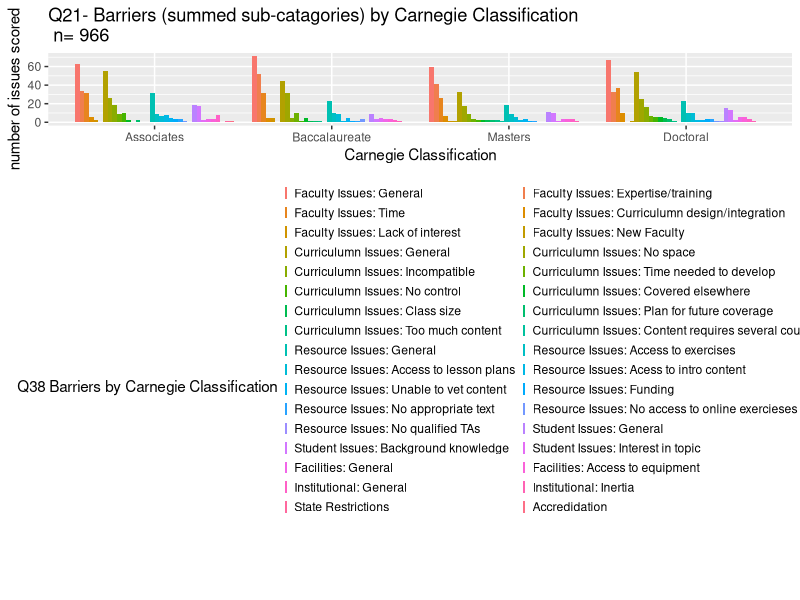
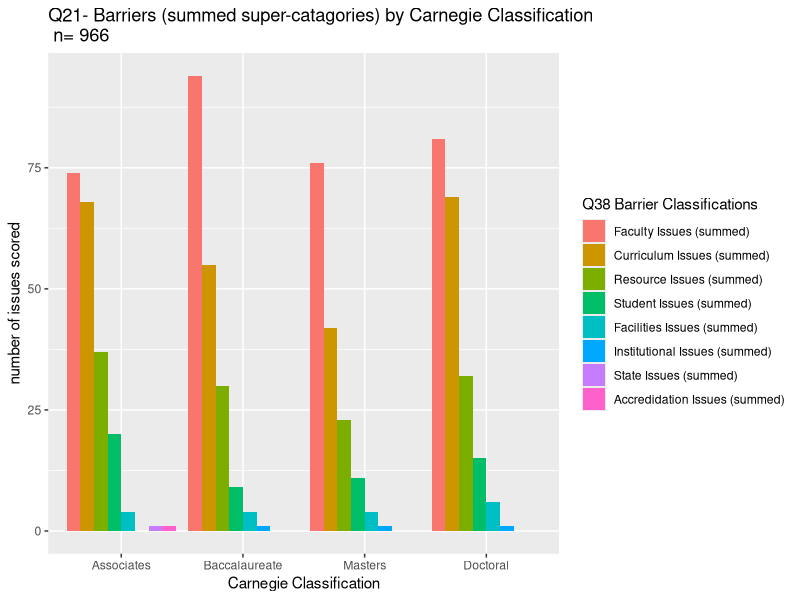
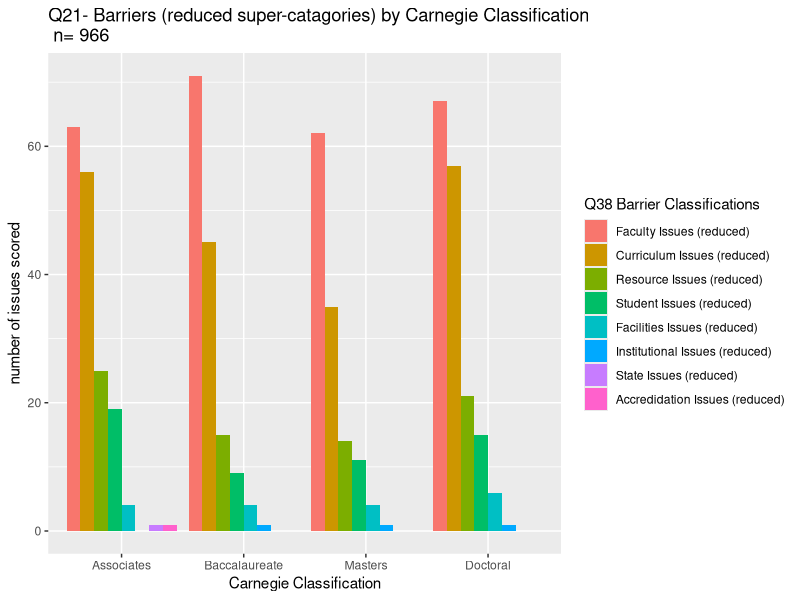
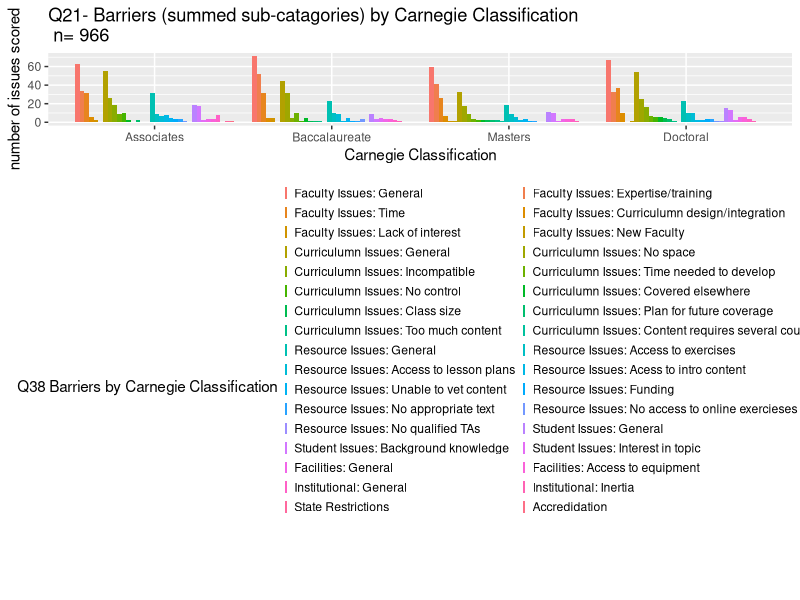
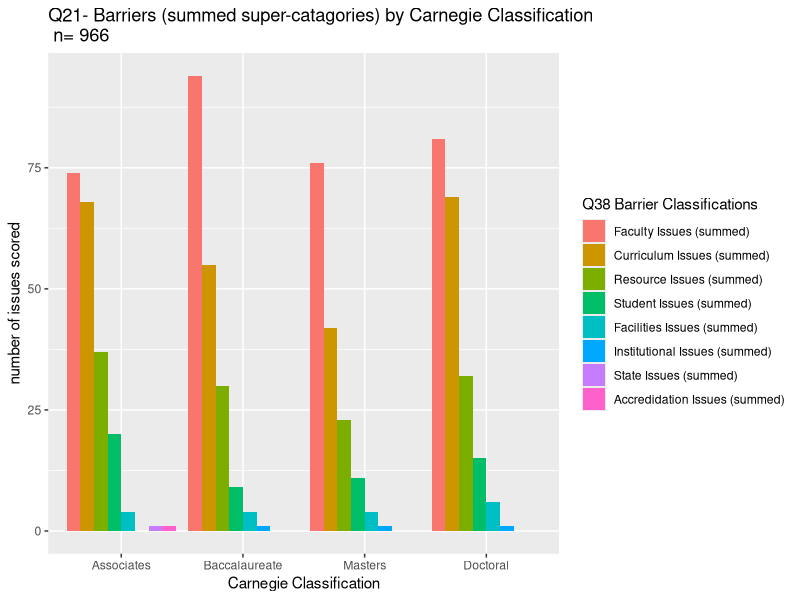
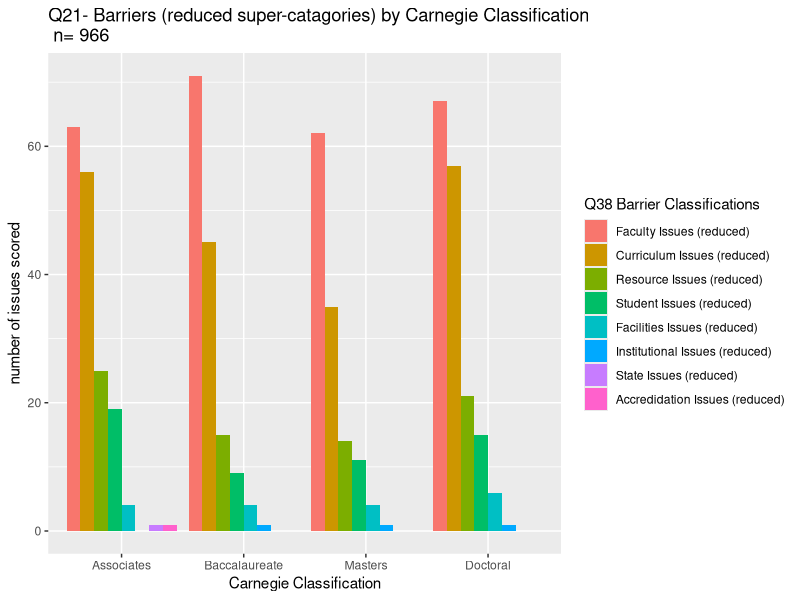
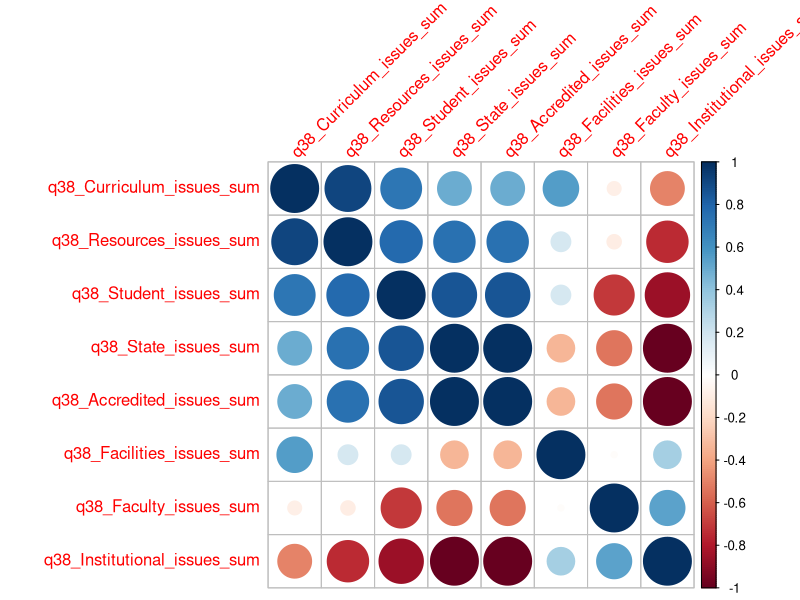

Write the R code that produced these figures, in order.
#Plots and analysis of barriers (q38) by carnegie classification (q21)
require(ggplot2)
require(tidyverse)
require(reshape2)
require(corrplot)

#Create folder and start a ReadMe for this analysis
dir.create("./output_tables/analysis_of_barriers_q38_by_carnegie_q21/", recursive = TRUE)
dir.create("./output_plots/analysis_of_barriers_q38_by_carnegie_q21/", recursive = TRUE)
readme <- "./output_tables/analysis_of_barriers_q38_by_carnegie_q21/ReadMe.md"
write("#ReadMe",readme)
write(R.version.string, readme, append = TRUE)

#load dataframe
df <- read_csv("decoded_df.csv")
write("\n Input for script:decoded_df.csv", readme, append = TRUE )

# remove any non-US respondants

countries <- c("United States","Puerto Rico")
df <- df%>%
  filter(Country_Country %in% countries )
write("\n input dataframe was filtered to include only US and Puerto Rico", readme, append = TRUE )

#calculate n for this filtering

question_responses = c("1_Associate's College",
                       "2_Baccalaureate College",
                       "3_Master's (Small, Medium, Large)",
                       "4_Doctoral University (High, Higher, Highest Research Activity)")

overall_n = df%>%
  filter(df$Q21_What.is.the.Carnegie.classification.of.your.institution. %in% question_responses)%>%
  count()
overall_n <- overall_n$n
write(paste("### Value of n for this analysis is the number of respondants who
            declared a Carnegie classification. n=",overall_n), readme, append = TRUE)

#Carnegie Data Frame

#Generate summary stats for raw scored sub-catagories

scored_sub_catagories <- df%>%
  select(Q38_Faculty.Issues...General, 
         Q38_Faculty.Issue...No.Expertise..Training, 
         Q38_Faculty.Issue...Time, 
         Q38_Faculty.Issue...Does.not.know.how.to.design.curricula.or.incorporate.with.existing.curriculum, 
         Q38_Faculty.Issue...Lack.of.Faculty.interest.at.Institution, 
         Q38_Faculty.Issues...Faculty.is.new.to.current.Dept, 
         Q38_Curriculum.Issues...General, 
         Q38_Curriculum.Issue...Course.Load.Full..No.time.space.for.Content, 
         Q38_Curric.Issues...Does.not.Fit.into.current.Current.Course.Structure, 
         Q38_Curriculum.Issue...Time.for.Curriculum.Development, 
         Q38_Curric.Issues...Lack.of.Curric.Control.not.in.curent.Curric., 
         Q38_Curric.Issues...Bioinf..Taught.in.other.courses.at.institution, 
         Q38_Curric.Issue...Class.Size, 
         Q38_Curric.Issues...Plans.to.teach.Bioinf..In.the.future..but.not.currently.available., 
         Q38_Curric.Issue...Bioinfo.Conent.too.Massive, 
         Q38_Curric.Issues...Content.needs.to.be.introduced.in.multiple.courses,
         Q38_Resource.Issues...General, 
         Q38_Resources...Access.to.Quality.Exercises..Content, 
         Q38_Resources...Access.to.developed.Bioinf.Lesson.Plans.Bioinf.Curric,
         Q38_Resources...Access.to.Approp.Introductory.Content, 
         Q38_Resources...Unable.to.identify.access.best.current.Bioinf.material, 
         Q38_Resource.Issues...Funding, 
         Q38_Resource.Issues...Not.available.in.course.textbook, 
         Q38_Resource.Issues...Access.to.Quality.Online.Exerices.Conent, 
         Q38_Resource.Issues..TA.s.lack.approp.skils,
         Q38_Student.Issues...General, 
         Q38_Student.Issues...UG.Students.Lack.Approp.Background.Knowledge, 
         Q38_Student.Issues...Lack.of.interest.in.topic,
         Q38_Facilities.Issues...General, 
         Q38_Facilities.Issue..Access.to.Appropriate.Facilities..Equipment,
         Q38_Inst.Dept..Support...General, 
         Q38_Inst.Dept.Issues...Institutional.Inertia, 
         Q38_State.restrictions, 
         Q38_Not.accredited,
         Q21_What.is.the.Carnegie.classification.of.your.institution.)

scored_sub_Assoc <- scored_sub_catagories%>%
  filter(Q21_What.is.the.Carnegie.classification.of.your.institution. == "1_Associate's College")%>%
  mutate_if(is.character,as.numeric)%>%
  colSums()

scored_sub_Bacca<- scored_sub_catagories%>%
  filter(Q21_What.is.the.Carnegie.classification.of.your.institution. == "2_Baccalaureate College")%>%
  mutate_if(is.character,as.numeric)%>%
  colSums()

scored_sub_Master<- scored_sub_catagories%>%
  filter(Q21_What.is.the.Carnegie.classification.of.your.institution. == "3_Master's (Small, Medium, Large)")%>%
  mutate_if(is.character,as.numeric)%>%
  colSums()

scored_sub_Doc<- scored_sub_catagories%>%
  filter(Q21_What.is.the.Carnegie.classification.of.your.institution. == "4_Doctoral University (High, Higher, Highest Research Activity)")%>%
  mutate_if(is.character,as.numeric)%>%
  colSums()

raw_scored_df <- data.frame(scored_sub_Assoc[1:34],
                            scored_sub_Bacca[1:34], 
                            scored_sub_Master[1:34], 
                            scored_sub_Doc[1:34])

write.csv(raw_scored_df, file = "./output_tables/analysis_of_barriers_q38_by_carnegie_q21/q38_by_q21_counts_by_sub_categories.csv" )
write("\n## q38_by_q21_counts_by_sub_categories.csv \n contains the sum of responses 
      for all scored sub-categories where respondants indicated their Carnegie classification.\n 
      Users who gave an answer to q38 but did not indicate a Carnegie categories or who were 
      unsure are removed", readme, append = TRUE )


#transpose the dataframe and restore its dataframeness
transposed_raw_scored_df <- t(raw_scored_df)
raw_scored_totals_df <- data.frame(transposed_raw_scored_df)

# create a df containing the chi-squared values
raw_scored_totals_chi <- rbind(raw_scored_totals_df,sapply(raw_scored_totals_df,chisq.test,simulate.p.value = TRUE)[3,])
rownames(raw_scored_totals_chi)[5] <- "chiValues"

#generate table of chivalues
melted_raw_scored_totals_chi <- melt(as.matrix(raw_scored_totals_chi))
write.csv(melted_raw_scored_totals_chi,file= "./output_tables/analysis_of_barriers_q38_by_carnegie_q21/q38_by_21_counts_and_chi_barriers_by_sub_catagory.csv")
write("\n## q38_by_21_counts_and_chi_barriers_by_sub_catagory.csv \n contains the sum of responses 
      for all scored sub-categories where respondents indicated their Carnegie classification. \n 
      Users who gave an answer to q38 but did not indicate a Carnegie categories or who were unsure 
      are removed. \n chisq.test from the R stats package; simulate.p.value = TRUE to account for small
      values of n", readme, append = TRUE )

#write a table that outputs sig chivalues for sub-catagories by Carnegie classification
melted_raw_scored_totals_chi %>%
  filter(Var1 == "chiValues")%>%
  filter(value <= 0.05)%>%
  write.csv(,file= "./output_tables/analysis_of_barriers_q38_by_carnegie_q21/q38_by_21_signifigant_barriers_by_sub_catagory.csv")

write("\n## q38_by_21_signifigant_barriers_by_sub_catagory.csv\n 
      contains chisq.test values from **q38_by_21_signifigant_barriers_by_sub_catagory.csv** that were 
      0.05 or less.", readme, append = TRUE )

#melt the dataframe using reshape - do as matrix to preserve row names
melted_raw_scored_totals_df <- melt(as.matrix(raw_scored_totals_df))

#plot the raw score values

positions = c("scored_sub_Assoc.1.34.",
              "scored_sub_Bacca.1.34.",
              "scored_sub_Master.1.34.",
              "scored_sub_Doc.1.34.")
categories = c ("Associates", 
                "Baccalaureate",
                "Masters",
                "Doctoral")
legend_labels = c("Faculty Issues: General",
                  "Faculty Issues: Expertise/training", 
                  "Faculty Issues: Time",
                  "Faculty Issues: Curriculumn design/integration",
                  "Faculty Issues: Lack of interest",
                  "Faculty Issues: New Faculty",
                  "Curriculumn Issues: General",
                  "Curriculumn Issues: No space",
                  "Curriculumn Issues: Incompatible",
                  "Curriculumn Issues: Time needed to develop",
                  "Curriculumn Issues: No control",
                  "Curriculumn Issues: Covered elsewhere",
                  "Curriculumn Issues: Class size",
                  "Curriculumn Issues: Plan for future coverage",
                  "Curriculumn Issues: Too much content",
                  "Curriculumn Issues: Content requires several courses",
                  "Resource Issues: General",
                  "Resource Issues: Access to exercises",
                  "Resource Issues: Access to lesson plans",
                  "Resource Issues: Acess to intro content",
                  "Resource Issues: Unable to vet content",
                  "Resource Issues: Funding",
                  "Resource Issues: No appropriate text",
                  "Resource Issues: No access to online exercieses",
                  "Resource Issues: No qualified TAs",
                  "Student Issues: General",
                  "Student Issues: Background knowledge",
                  "Student Issues: Interest in topic",
                  "Facilities: General",
                  "Facilities: Access to equipment",
                  "Institutional: General",
                  "Institutional: Inertia",
                  "State Restrictions", 
                  "Accredidation")

melted_raw_scored_totals_df%>%
  ggplot()+
  aes(x= Var1, y = value, fill = Var2)+
  geom_bar(stat="identity", position = "dodge")+
  xlab("Carnegie Classification")+
  ylab("number of issues scored")+
  scale_x_discrete(limits = positions, labels = categories )+
  scale_fill_discrete(name= "Q38 Barriers by Carnegie Classification", labels = legend_labels)+
  ggtitle(paste("Q21- Barriers (summed sub-catagories) by Carnegie Classification \n n=",overall_n))+
  theme(legend.position="bottom")+
  theme(legend.key=element_blank(), legend.key.size=unit(1,"point"))+
  guides(fill=guide_legend(nrow=25,byrow=TRUE))
 

ggsave("./output_plots/analysis_of_barriers_q38_by_carnegie_q21/q38_barriers_summed_by_carnegie_classification_sub_cats.png")


#Generate a sum by carnegie catagory for each of the barrier summed super-catagories
Assoc_var_summed <- df%>%
  select(q38_Faculty_issues_sum, 
         q38_Curriculum_issues_sum, 
         q38_Resources_issues_sum, 
         q38_Student_issues_sum, 
         q38_Facilities_issues_sum, 
         q38_Institutional_issues_sum, 
         q38_State_issues_sum, 
         q38_Accredited_issues_sum, 
         Q21_What.is.the.Carnegie.classification.of.your.institution.)%>%
  filter(Q21_What.is.the.Carnegie.classification.of.your.institution. == "1_Associate's College")%>%
  mutate_if(is.character,as.numeric)%>%
  colSums()


Bacca_var_summed <- df%>%
  select(q38_Faculty_issues_sum, 
         q38_Curriculum_issues_sum, 
         q38_Resources_issues_sum, 
         q38_Student_issues_sum, 
         q38_Facilities_issues_sum, 
         q38_Institutional_issues_sum, 
         q38_State_issues_sum, 
         q38_Accredited_issues_sum, 
         Q21_What.is.the.Carnegie.classification.of.your.institution.)%>%
  filter(Q21_What.is.the.Carnegie.classification.of.your.institution. == "2_Baccalaureate College")%>%
  mutate_if(is.character,as.numeric)%>%
  colSums()

Master_var_summed <- df%>%
  select(q38_Faculty_issues_sum, 
         q38_Curriculum_issues_sum, 
         q38_Resources_issues_sum, 
         q38_Student_issues_sum, 
         q38_Facilities_issues_sum, 
         q38_Institutional_issues_sum, 
         q38_State_issues_sum, 
         q38_Accredited_issues_sum, 
         Q21_What.is.the.Carnegie.classification.of.your.institution.)%>%
  filter(Q21_What.is.the.Carnegie.classification.of.your.institution. == "3_Master's (Small, Medium, Large)")%>%
  mutate_if(is.character,as.numeric)%>%
  colSums()

Doc_var_summed<- df%>%
  select(q38_Faculty_issues_sum, 
         q38_Curriculum_issues_sum, 
         q38_Resources_issues_sum, 
         q38_Student_issues_sum, 
         q38_Facilities_issues_sum, 
         q38_Institutional_issues_sum, 
         q38_State_issues_sum, 
         q38_Accredited_issues_sum, 
         Q21_What.is.the.Carnegie.classification.of.your.institution.)%>%
  filter(Q21_What.is.the.Carnegie.classification.of.your.institution. == "4_Doctoral University (High, Higher, Highest Research Activity)")%>%
  mutate_if(is.character,as.numeric)%>%
  colSums()

#create a data frame from the sums
q21_q38_summed_df <- data.frame(Assoc_var_summed[1:8],
                       Bacca_var_summed[1:8],
                       Doc_var_summed[1:8],
                       Master_var_summed[1:8])


write.csv(q21_q38_summed_df, file = "./output_tables/analysis_of_barriers_q38_by_carnegie_q21/q38_by_q21_counts_by_summed_super_categories.csv" )
write("\n## q38_by_q21_counts_by_summed_super_categories.csv\n contains the sum of responses 
      for all scored super-categories where respondants indicated their Carnegie classification.\n 
      Users who gave an answer to q38 but did not indicate a Carnegie categories or who were 
      unsure are removed", readme, append = TRUE )


#transpose the dataframe and restore its dataframeness
q21_q38_summed_df <- t(q21_q38_summed_df)
q21_q38_summed_df <- data.frame(q21_q38_summed_df)

# create a df containing the chi-squared values
q21_q38_summed_df_chi <- rbind(q21_q38_summed_df,sapply(q21_q38_summed_df,chisq.test,simulate.p.value = TRUE)[3,])
rownames(q21_q38_summed_df_chi)[5] <- "chiValues"

#melt the dataframe using reshape - do as matrix to preserve row names
melted_q21_q38_summed_df_chi <- melt(as.matrix(q21_q38_summed_df_chi))
write.csv(melted_q21_q38_summed_df_chi,file= "./output_tables/analysis_of_barriers_q38_by_carnegie_q21/q38_by_21_counts_and_chi_barriers_by_super_catagory.csv")
write("\n## q38_by_21_counts_and_chi_barriers_by_super_catagory.csv \n contains the sum of responses 
      for all scored super-categories where respondents indicated their Carnegie classification. \n 
      Users who gave an answer to q38 but did not indicate a Carnegie categories or who were unsure 
      are removed. \n chisq.test from the R stats package; simulate.p.value = TRUE to account for small
      values of n", readme, append = TRUE )

#write a table that outputs sig chivalues for super catagories by Carnegie classification
melted_q21_q38_summed_df_chi %>%
  filter(Var1 == "chiValues")%>%
  filter(value <= 0.05)%>%
  write.csv(,file= "./output_tables/analysis_of_barriers_q38_by_carnegie_q21/q38_by_21_signifigant_barriers_by_summed_super_catagory.csv")

write("\n## q38_by_21_signifigant_barriers_by_summed_super_catagory.csv\n 
      contains chisq.test values from **q38_by_21_counts_and_chi_barriers_by_super_catagory.csv** that were 
      0.05 or less.", readme, append = TRUE )


#melt the dataframe using reshape - do as matrix to preserve row names
melted_q21_q38_summed_df <- melt(as.matrix(q21_q38_summed_df))

# Plot the barrier totals by summed super catagories

positions = c("Assoc_var_summed.1.8.",
              "Bacca_var_summed.1.8.",
              "Master_var_summed.1.8.",
              "Doc_var_summed.1.8.")
categories = c ("Associates", 
                "Baccalaureate",
                "Masters",
                "Doctoral")
legend_labels = c ("Faculty Issues (summed)",
                   "Curriculum Issues (summed)",
                   "Resource Issues (summed)",
                   "Student Issues (summed)",
                   "Facilities Issues (summed)",
                   "Institutional Issues (summed)",
                   "State Issues (summed)",
                   "Accredidation Issues (summed)")
melted_q21_q38_summed_df%>%
  ggplot()+
  aes(x= Var1, y = value, fill = Var2)+
  geom_bar(stat="identity", position = "dodge")+
  scale_x_discrete(limits = positions, labels = categories )+
  scale_fill_discrete(name="Q38 Barrier Classifications", labels = legend_labels)+
  xlab("Carnegie Classification")+
  ylab("number of issues scored")+
  ggtitle(paste("Q21- Barriers (summed super-catagories) by Carnegie Classification\n n=",overall_n))
ggsave("./output_plots/analysis_of_barriers_q38_by_carnegie_q21/q38_barriers_summed_by_carnegie_classification.png")


#Generate a sum by carnegie catagory for each of the barrier reduced super-catagories
Assoc_var_reduced <- df%>%
  select(q38_Faculty_issues_reduced, 
         q38_Curriculum_issues_reduced, 
         q38_Resources_issues_reduced, 
         q38_Student_issues_reduced, 
         q38_Facilities_issues_reduced, 
         q38_Institutional_issues_reduced, 
         q38_State_issues_reduced, 
         q38_Accredited_issues_reduced, 
         Q21_What.is.the.Carnegie.classification.of.your.institution.)%>%
  filter(Q21_What.is.the.Carnegie.classification.of.your.institution. == "1_Associate's College")%>%
  mutate_if(is.character,as.numeric)%>%
  colSums()


Bacca_var_reduced <- df%>%
  select(q38_Faculty_issues_reduced, 
         q38_Curriculum_issues_reduced, 
         q38_Resources_issues_reduced, 
         q38_Student_issues_reduced, 
         q38_Facilities_issues_reduced, 
         q38_Institutional_issues_reduced, 
         q38_State_issues_reduced, 
         q38_Accredited_issues_reduced, 
         Q21_What.is.the.Carnegie.classification.of.your.institution.)%>%
  filter(Q21_What.is.the.Carnegie.classification.of.your.institution. == "2_Baccalaureate College")%>%
  mutate_if(is.character,as.numeric)%>%
  colSums()

Master_var_reduced <- df%>%
  select(q38_Faculty_issues_reduced, 
         q38_Curriculum_issues_reduced, 
         q38_Resources_issues_reduced, 
         q38_Student_issues_reduced, 
         q38_Facilities_issues_reduced, 
         q38_Institutional_issues_reduced, 
         q38_State_issues_reduced, 
         q38_Accredited_issues_reduced, 
         Q21_What.is.the.Carnegie.classification.of.your.institution.)%>%
  filter(Q21_What.is.the.Carnegie.classification.of.your.institution. == "3_Master's (Small, Medium, Large)")%>%
  mutate_if(is.character,as.numeric)%>%
  colSums()

Doc_var_reduced<- df%>%
  select(q38_Faculty_issues_reduced, 
         q38_Curriculum_issues_reduced, 
         q38_Resources_issues_reduced, 
         q38_Student_issues_reduced, 
         q38_Facilities_issues_reduced, 
         q38_Institutional_issues_reduced, 
         q38_State_issues_reduced, 
         q38_Accredited_issues_reduced, 
         Q21_What.is.the.Carnegie.classification.of.your.institution.)%>%
  filter(Q21_What.is.the.Carnegie.classification.of.your.institution. == "4_Doctoral University (High, Higher, Highest Research Activity)")%>%
  mutate_if(is.character,as.numeric)%>%
  colSums()

#create a data frame from the reduced columns
q21_q38_reduced_df <- data.frame(Assoc_var_reduced[1:8],
                       Bacca_var_reduced[1:8],
                       Doc_var_reduced[1:8],
                       Master_var_reduced[1:8])

write.csv(q21_q38_reduced_df, file = "./output_tables/analysis_of_barriers_q38_by_carnegie_q21/q38_by_q21_counts_by_reduced_super_categories.csv" )
write("\n## q38_by_q21_counts_by_reduced_super_categories.csv\n contains the sum of responses 
      for all scored super-categories where respondants indicated their Carnegie classification.\n 
      Users who gave an answer to q38 but did not indicate a Carnegie categories or who were 
      unsure are removed", readme, append = TRUE )

#transpose the dataframe and restore its dataframeness
q21_q38_reduced_df <- t(q21_q38_reduced_df)
q21_q38_reduced_df <- data.frame(q21_q38_reduced_df)


# create a df containing the chi-squared values
q21_q38_reduced_df_chi <- rbind(q21_q38_reduced_df,sapply(q21_q38_reduced_df,chisq.test,simulate.p.value = TRUE)[3,])
rownames(q21_q38_reduced_df_chi)[5] <- "chiValues"

#melt the dataframe using reshape - do as matrix to preserve row names
melted_q21_q38_reduced_df_chi<- melt(as.matrix(q21_q38_reduced_df_chi))
write.csv(melted_q21_q38_reduced_df_chi,file= "./output_tables/analysis_of_barriers_q38_by_carnegie_q21/q38_by_21_counts_and_chi_barriers_by_reduced_super_catagory.csv")
write("\n## q38_by_21_counts_and_chi_barriers_by_reduced_super_catagory.csv \n contains the sum of responses 
      for all scored-and-reduced super-categories where respondents indicated their Carnegie classification. \n 
      Users who gave an answer to q38 but did not indicate a Carnegie categories or who were unsure 
      are removed. \n chisq.test from the R stats package; simulate.p.value = TRUE to account for small
      values of n", readme, append = TRUE )

#write a table that outputs sig chivalues for super catagories by Carnegie classification
melted_q21_q38_reduced_df_chi %>%
  filter(Var1 == "chiValues")%>%
  filter(value <= 0.05)%>%
  write.csv(,file= "./output_tables/analysis_of_barriers_q38_by_carnegie_q21/q38_by_21_signifigant_barriers_by_reduced_super_catagory.csv")

write("\n## q38_by_21_signifigant_barriers_by_reduced_super_catagory.csv\n 
      contains chisq.test values from **q38_by_21_counts_and_chi_barriers_by_reduced_super_catagory.csv** that were 
      0.05 or less.", readme, append = TRUE )



#melt the dataframe using reshape - do as matrix to preserve row names
melted_q21_q38_reduced_df <- melt(as.matrix(q21_q38_reduced_df))

positions = c("Assoc_var_reduced.1.8.",
              "Bacca_var_reduced.1.8.",
              "Master_var_reduced.1.8.",
              "Doc_var_reduced.1.8.")
categories = c ("Associates", 
                "Baccalaureate",
                "Masters",
                "Doctoral")
legend_labels = c ("Faculty Issues (reduced)",
                   "Curriculum Issues (reduced)",
                   "Resource Issues (reduced)",
                   "Student Issues (reduced)",
                   "Facilities Issues (reduced)",
                   "Institutional Issues (reduced)",
                   "State Issues (reduced)",
                   "Accredidation Issues (reduced)")
melted_q21_q38_reduced_df%>%
  ggplot()+
  aes(x= Var1, y = value, fill = Var2)+
  geom_bar(stat="identity", position = "dodge")+
  scale_x_discrete(limits = positions, labels = categories )+
  xlab("Carnegie Classification")+
  ylab("number of issues scored")+
  scale_fill_discrete(name="Q38 Barrier Classifications", labels = legend_labels)+
  ggtitle(paste("Q21- Barriers (reduced super-catagories) by Carnegie Classification\n n=",overall_n))
ggsave("./output_plots/analysis_of_barriers_q38_by_carnegie_q21/q38_barriers_reduced_by_carnegie_classification.png")


#calculate correlation plots

#correlation summed
cor_summed <- cor(q21_q38_summed_df)
png(height=1200, width=1200, pointsize=25, file="./output_plots/analysis_of_barriers_q38_by_carnegie_q21/test_corr_plot.png")
corrplot(cor_summed, 
         order = "hclust", 
         tl.srt=45)
dev.off()

